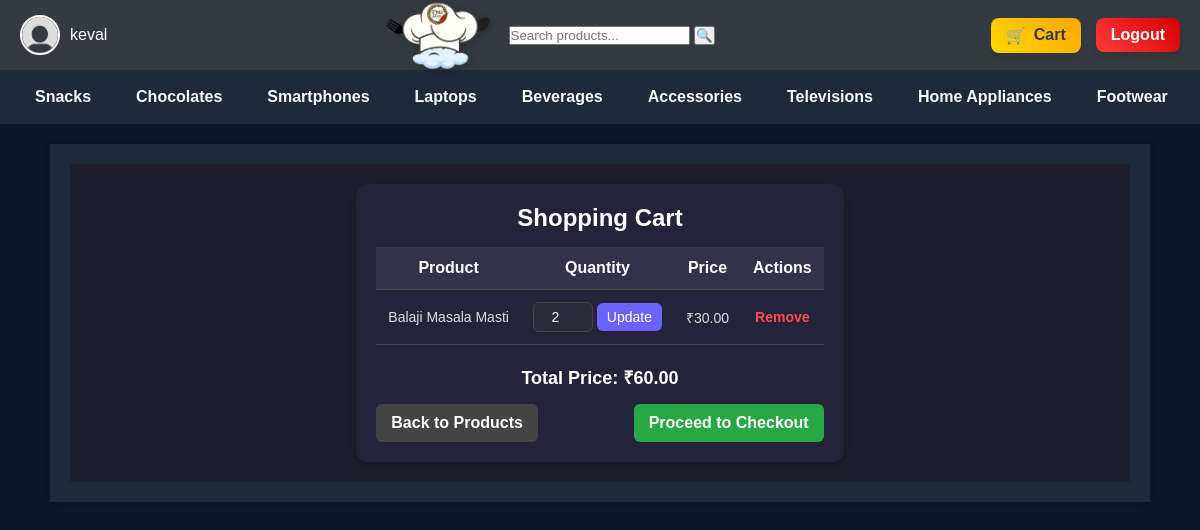
The app's page /cart/ (signed in) with its own data.
### store/models.py (models this page shows, shortened)
class Category(models.Model):
    name = models.CharField(max_length=255, unique=True)
    created_at = models.DateTimeField(auto_now_add=True)
    slug = models.SlugField(unique=True, blank=True)

class Cart(models.Model):
    user = models.ForeignKey(User, on_delete=models.CASCADE)
    product = models.ForeignKey(Product, on_delete=models.CASCADE)
    quantity = models.PositiveIntegerField(default=1)

class Product(models.Model):
    name = models.CharField(max_length=200)
    category = models.ForeignKey(Category, on_delete=models.CASCADE, related_name="products")
    price = models.DecimalField(max_digits=10, decimal_places=2)
    description = models.TextField()
    image = models.ImageField(upload_to='products/')
    slug = models.SlugField(unique=True, blank=True)

### store/views.py (the view)
# urls.py: path('cart/', cart_view, name='cart'),
@login_required
def cart_view(request):
    cart_items = Cart.objects.filter(user=request.user)
    total_price = sum(item.product.price * item.quantity for item in cart_items)
    return render(request, 'store/cart.html', {'cart_items': cart_items, 'total_price': total_price})

### store/context_processor.py (called while the page is built)
def navbar_processor(request):
    return {
        'categories': Category.objects.all(),
        'navbar_links': NavbarLink.objects.all(),
    }

### store/templates/store/cart.html (shortened to what this page needs)
{% extends "store/base.html" %}
{% load static %}
{% block content %}
<div class="cart-container">
    <link rel="stylesheet" href="{% static 'css/cart.css' %}">
    <div class="cart-wrapper">
        <h2 class="cart-title">Shopping Cart</h2>
        {% if cart_items %}
            <table class="cart-table">
                <thead>
                    <tr>
                        <th>Product</th>
                        <th>Quantity</th>
                        <th>Price</th>
                        <th>Actions</th>
                    </tr>
                </thead>
                <tbody>
                    {% for item in cart_items %}
                        <tr>
                            <td>{{ item.product.name }}</td>
                            <td>
                                <form action="{% url 'update_cart' item.id %}" method="post">
                                    <input type="number" name="quantity" value="{{ item.quantity }}" min="1" class="cart-quantity-input">
                                    <button type="submit" class="cart-update-btn">Update</button>
                                </form>
                            </td>
                            <td>₹{{ item.product.price }}</td>
                            <td>
                                <a href="{% url 'remove_from_cart' item.id %}" class="cart-remove-btn">Remove</a>
                            </td>
                        </tr>
                    {% endfor %}
                </tbody>
            </table>
            <p class="cart-total"><strong>Total Price:</strong> ₹{{ total_price }}</p>
            <div class="cart-buttons">
                <a href="{% url 'product_list' %}" class="cart-back-btn">Back to Products</a>
                <a href="{% url 'checkout' %}" class="cart-checkout-btn">Proceed to Checkout</a>
            </div>
        {% else %}
            <p class="cart-empty">Your cart is empty. <a href="{% url 'product_list' %}">Shop Now</a></p>
        {% endif %}
    </div>
</div>
{% endblock %}

### store/templates/store/base.html (shortened to what this page needs)
<!DOCTYPE html>
<html lang="en">
<head>
    {% load static %}
    <link rel="stylesheet" href="{% static 'css/base.css' %}">
</head>
<body>
    <div class="store-container">
        <nav class="store-navbar">
            <div class="store-nav-left">
                {% if user.is_authenticated %}
                    <div class="store-profile">
                        <img src="{% static 'images/profile.png' %}" alt="Profile" class="store-profile-img">
                        <a href="{% url 'profile' %}" class="store-username">{{ user.username }}</a>
                    </div>
                {% endif %}
            </div>
            <div class="store-nav-center">
                <a href="{% if request.resolver_match.url_name == 'product_list' %}{% url 'dashboard' %}{% else %}{% url 'product_list' %}{% endif %}" class="store-logo-link">
                    <img src="{% static 'images/logo.png' %}" alt="Store Logo" class="store-logo-img">
                </a>
                <form method="GET" action="{% url 'search_results' %}" class="store-search-form">
                    <input type="text" name="q" placeholder="Search products..." required>
                    <button type="submit">🔍</button>
                </form>
            </div>
            <div class="store-nav-right">
                {% if user.is_authenticated %}
                    <a href="{% url 'cart' %}" class="store-cart-btn">
                        <span class="store-cart-icon">🛒</span> Cart
                    </a>
                    <form action="{% url 'logout' %}" method="post" class="store-logout-form">
                        <button type="submit" class="store-logout-btn">Logout</button>
                    </form>
                {% else %}
                    <a href="{% url 'signup' %}" class="store-auth-btn">Signup</a>
                    <a href="{% url 'login' %}" class="store-auth-btn">Login</a>
                {% endif %}
            </div>
        </nav>
        <nav class="store-secondary-navbar">
            <ul>
                {% for category in categories %}
                    <li><a href="{% url 'category_detail' category.slug %}">{{ category.name }}</a></li>
                {% endfor %}
            </ul>
        </nav>
        <div class="store-content">
            {% block content %}
            {% endblock %}
        </div>
    </div>
</body>
</html>

### store/static/css/base.css (style rules this page uses)
* { margin: 0; padding: 0; box-sizing: border-box; font-family: Arial, sans-serif; }
body { background-color: #0f172a; margin: 0; padding: 0; }
.store-container * { margin: 0 ; padding: 0; box-sizing: border-box; font-family: Arial, sans-serif; }
.store-container { background-color: #0f172a !important; }
.store-navbar { display: flex; justify-content: space-between; align-items: center; background-color: #343a40; padding: 10px 20px; color: white; height: 70px; }
.store-nav-left { display: flex; align-items: center; }
.store-profile { display: flex; align-items: center; }
.store-profile-img { width: 40px; height: 40px; border-radius: 50%; margin-right: 10px; border: 2px solid white; }
.store-username { font-size: 16px; color: white; text-decoration: none; }
.store-nav-center { display: flex; align-items: center; justify-content: center; flex-grow: 1; gap: 15px; }
.store-logo-link { display: inline-block; }
.store-logo-img { height: 110px; width: auto; max-width: 180px; object-fit: contain; filter: drop-shadow(2px 2px 4px rgba(0, 0, 0, 0.2)); }
.store-nav-right { display: flex; align-items: center; gap: 15px; }
.store-cart-btn { display: flex; align-items: center; justify-content: center; gap: 8px; background: linear-gradient(45deg, #FFD700, #FFA500); color: #343a40; font-size: 16px; font-weight: bold; padding: 8px 15px; border-radius: 8px; text-decoration: none; box-shadow: 0 4px 6px rgba(0, 0, 0, 0.1); transition: background 0.3s ease, transform 0.3s ease, box-shadow 0.3s ease; position: relative; overflow: hidden; }
.store-logout-form { display: inline-block; }
.store-logout-btn { display: flex; align-items: center; justify-content: center; gap: 8px; background: linear-gradient(45deg, #FF3B3B, #D50000); color: white; font-size: 16px; font-weight: bold; padding: 8px 15px; border-radius: 8px; text-decoration: none; box-shadow: 0 4px 6px rgba(0, 0, 0, 0.1); transition: background 0.3s ease, transform 0.3s ease, box-shadow 0.3s ease; border: none; cursor: pointer; }
.store-content { max-width: 1100px; margin: 20px auto; padding: 20px; background: #1e293b; color: #f8fafc; box-shadow: 0px 0px 10px rgba(0, 0, 0, 0.4); }
.store-secondary-navbar { background-color: #1e293b; padding: 10px 0; }
.store-secondary-navbar ul { list-style: none; display: flex; justify-content: flex-start; padding: 0; margin-left: 20px; gap: 15px; }
.store-secondary-navbar li { display: inline-block; }
.store-secondary-navbar a { display: inline-block; padding: 8px 15px; color: #f8fafc; text-decoration: none; font-size: 16px; font-weight: bold; transition: color 0.3s ease, background 0.3s ease, transform 0.3s ease; border-radius: 5px; }

### records on screen
Category: name "Snacks"
Category: name "Chocolates"
Category: name "Smartphones"
Category: name "Laptops"
Category: name "Beverages"
Category: name "Accessories"
Category: name "Televisions"
Category: name "Home Appliances"
Category: name "Footwear"
Cart: product.name "Balaji Masala Masti", quantity "2", product.price "30.00"

### other values on screen
{{ user.username }} "keval"
{{ total_price }} "60.00"
